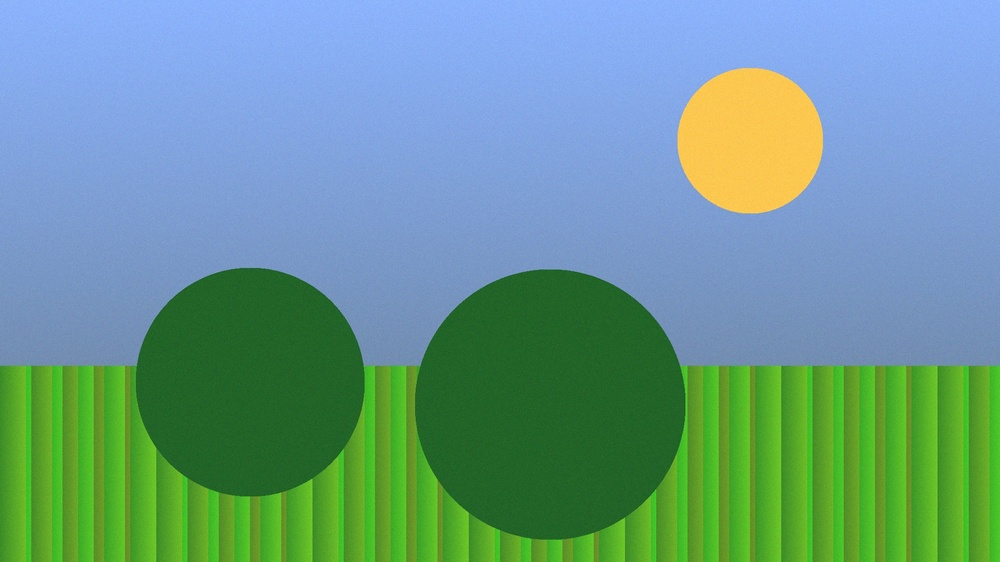
#> input picture sample.jpg, 1000 x 562 px, shrunk from 1920 x 1080 before the run
$ python task3_channel_slicing.py
#> lines starting #> are read from the running program, lines starting #| are printed output that depends on the picture

import numpy as np
from PIL import Image
import matplotlib.pyplot as plt


def load_image_array(path: str) -> np.ndarray:
#> called with path = 'sample.jpg'
    return np.array(Image.open(path).convert("RGB"))
#> returned value is the input picture: shape (562, 1000, 3); mean R, G, B 104.4, 153.5, 140.5


def extract_channels(img: np.ndarray):
    """Return 2D intensity grids for R, G, B using Axis-2 slicing."""
    red_2d = img[:, :, 0]
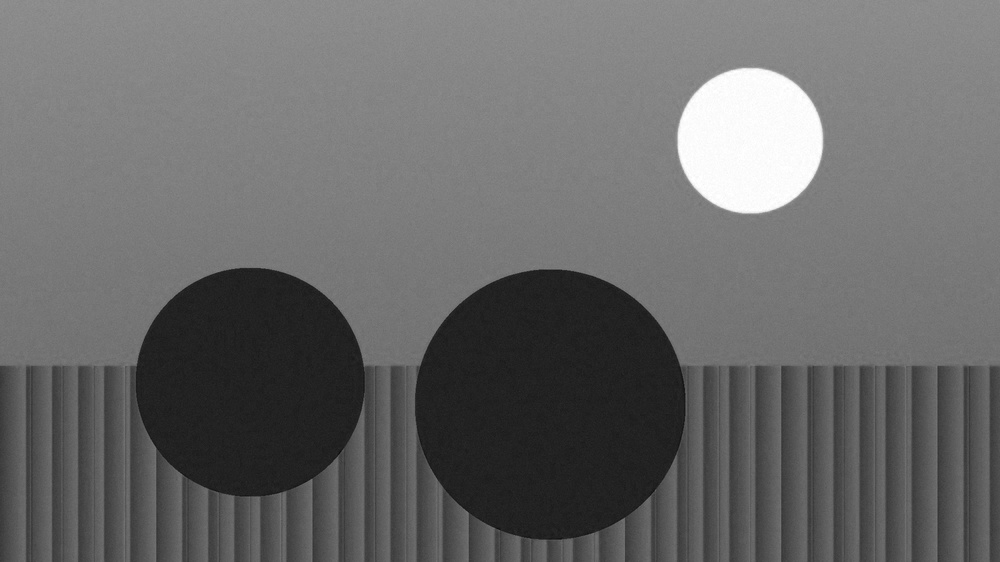
#> red_2d: shape (562, 1000); min 12, max 255, mean 104.4
    green_2d = img[:, :, 1]
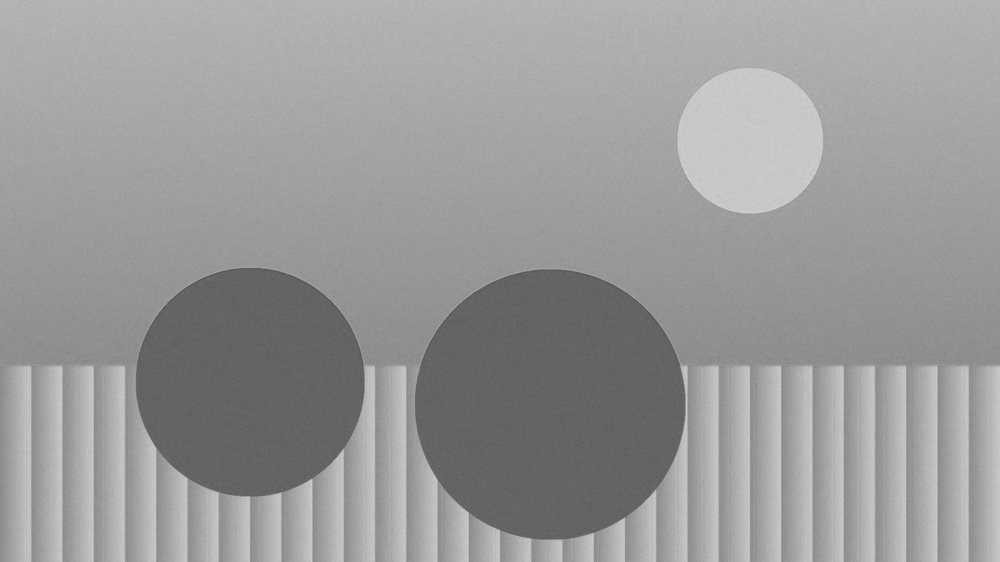
#> green_2d: shape (562, 1000); min 79, max 213, mean 153.5
    blue_2d = img[:, :, 2]
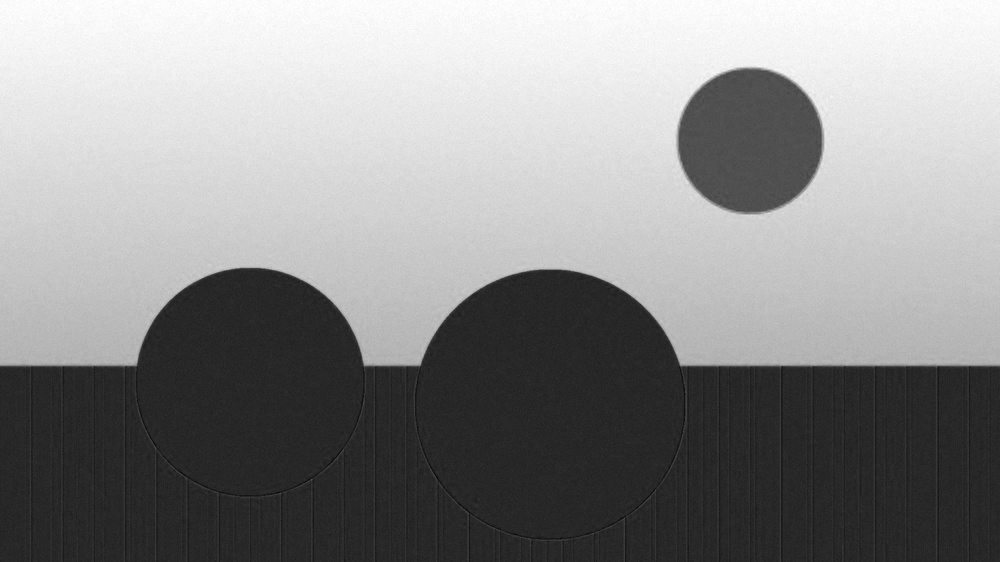
#> blue_2d: shape (562, 1000); min 7, max 255, mean 140.5
    return red_2d, green_2d, blue_2d


def build_single_channel_images(img: np.ndarray, red_2d, green_2d, blue_2d):
    """Build 3D arrays where only one channel is active, others zeroed."""
    red_only = np.zeros_like(img)
    red_only[:, :, 0] = red_2d
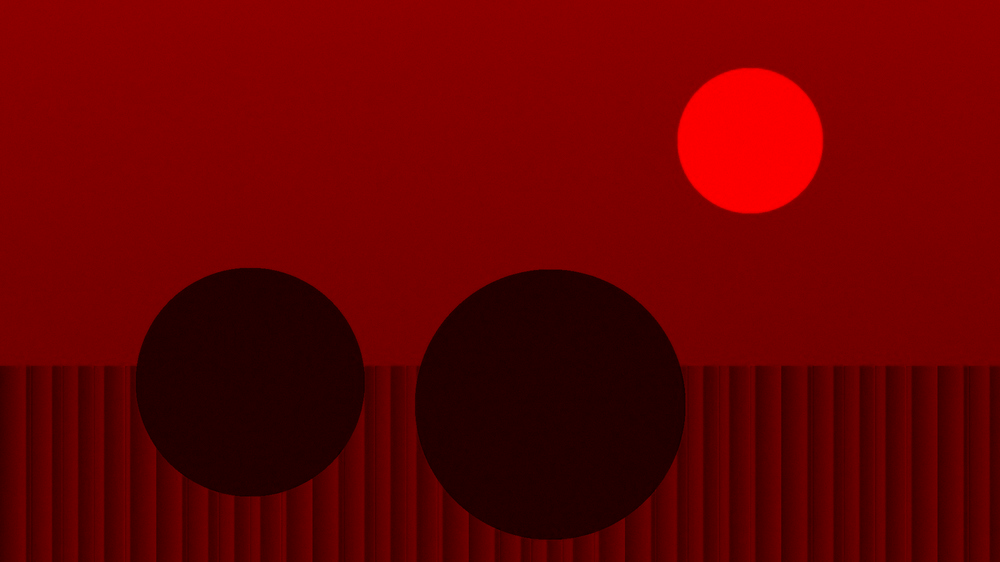
#> red_only: shape (562, 1000, 3); mean of channels 0, 1, 2 104.4, 0, 0; drawn as R, G, B

    green_only = np.zeros_like(img)
    green_only[:, :, 1] = green_2d
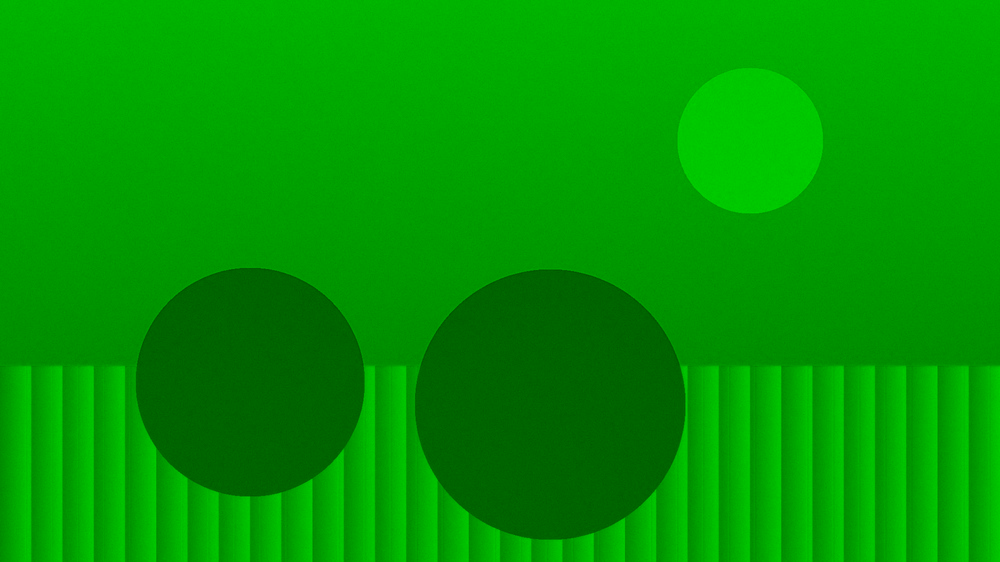
#> green_only: shape (562, 1000, 3); mean of channels 0, 1, 2 0, 153.5, 0; drawn as R, G, B

    blue_only = np.zeros_like(img)
    blue_only[:, :, 2] = blue_2d
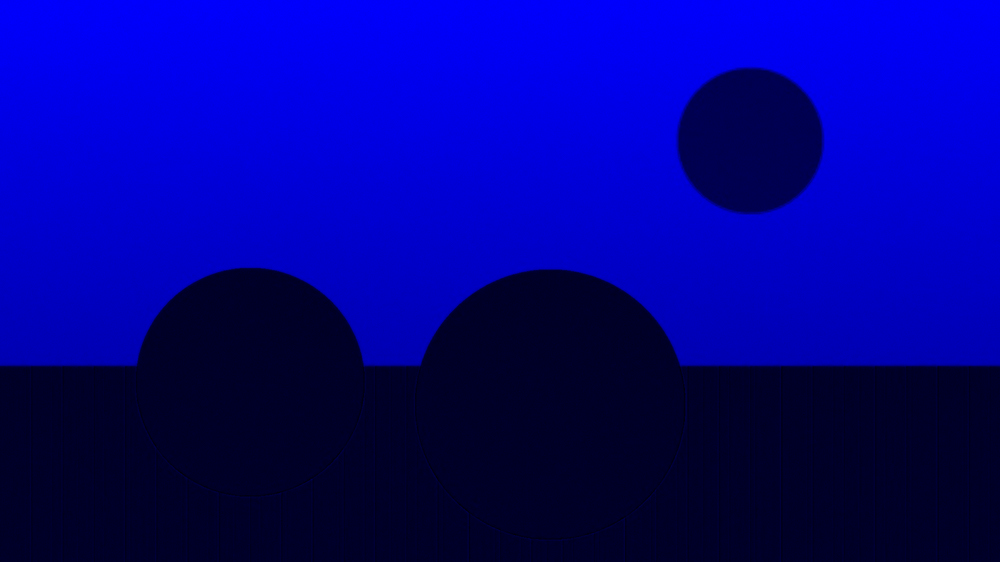
#> blue_only: shape (562, 1000, 3); mean of channels 0, 1, 2 0, 0, 140.5; drawn as R, G, B

    return red_only, green_only, blue_only


def print_report(img, red_2d, green_2d, blue_2d):
    print("--- CHANNEL EXTRACTION SUMMARY ---")
    print(f"Original Image Shape : {img.shape}")
#| Original Image Shape : (562, 1000, 3)
    print(f"Red Channel 2D Shape  : {red_2d.shape} | Mean Intensity: {red_2d.mean():.2f}")
#| Red Channel 2D Shape  : (562, 1000) | Mean Intensity: 104.39
    print(f"Green Channel 2D Shape: {green_2d.shape} | Mean Intensity: {green_2d.mean():.2f}")
#| Green Channel 2D Shape: (562, 1000) | Mean Intensity: 153.54
    print(f"Blue Channel 2D Shape : {blue_2d.shape} | Mean Intensity: {blue_2d.mean():.2f}")
#| Blue Channel 2D Shape : (562, 1000) | Mean Intensity: 140.49
    print("Display Window : Matplotlib 2x3 Subplot Grid Rendered.")


def main(path="sample.jpg", save_path="task3_channels.png"):
    img = load_image_array(path)
    red_2d, green_2d, blue_2d = extract_channels(img)
    red_only, green_only, blue_only = build_single_channel_images(img, red_2d, green_2d, blue_2d)

    print_report(img, red_2d, green_2d, blue_2d)

    fig, axes = plt.subplots(2, 3, figsize=(13, 7))

    top_row = [(red_only, "Red-Only"), (green_only, "Green-Only"), (blue_only, "Blue-Only")]
    for col, (channel_img, title) in enumerate(top_row):
        axes[0, col].imshow(channel_img)
        axes[0, col].set_title(title)
        axes[0, col].axis("off")
#> this loop made 3 passes
#> title on passes 1 to 3: 'Red-Only', 'Green-Only', 'Blue-Only'

    bottom_row = [
        (red_2d, "Red Channel (Grayscale)"),
        (green_2d, "Green Channel (Grayscale)"),
        (blue_2d, "Blue Channel (Grayscale)"),
    ]
    for col, (channel_2d, title) in enumerate(bottom_row):
        axes[1, col].imshow(channel_2d, cmap="gray")
        axes[1, col].set_title(title)
        axes[1, col].axis("off")
#> this loop made 3 passes

    fig.suptitle("Task 3: RGB Channel Extraction & Isolation",
                  fontsize=14, fontweight="bold")
    fig.tight_layout()
    fig.savefig(save_path, dpi=150)
    plt.close(fig)


if __name__ == "__main__":
    main()
